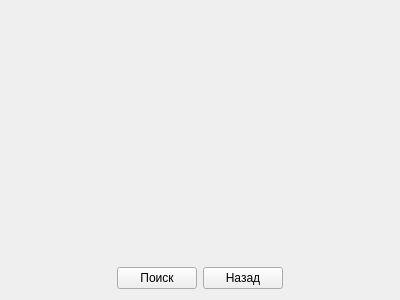
<?xml version="1.0" encoding="UTF-8"?>
<ui version="4.0">
 <class>FindRent</class>
 <widget class="QWidget" name="FindRent">
  <property name="geometry">
   <rect>
    <x>0</x>
    <y>0</y>
    <width>400</width>
    <height>300</height>
   </rect>
  </property>
  <property name="windowTitle">
   <string>Form</string>
  </property>
  <layout class="QHBoxLayout" name="horizontalLayout_2">
   <item>
    <spacer name="horizontalSpacer">
     <property name="orientation">
      <enum>Qt::Horizontal</enum>
     </property>
     <property name="sizeHint" stdset="0">
      <size>
       <width>40</width>
       <height>20</height>
      </size>
     </property>
    </spacer>
   </item>
   <item>
    <layout class="QVBoxLayout" name="mainLayout">
     <item>
      <spacer name="verticalSpacer">
       <property name="orientation">
        <enum>Qt::Vertical</enum>
       </property>
       <property name="sizeHint" stdset="0">
        <size>
         <width>20</width>
         <height>40</height>
        </size>
       </property>
      </spacer>
     </item>
     <item>
      <layout class="QHBoxLayout" name="horizontalLayout">
       <item>
        <widget class="QPushButton" name="mpFind">
         <property name="text">
          <string>Поиск</string>
         </property>
        </widget>
       </item>
       <item>
        <widget class="QPushButton" name="mpBack">
         <property name="text">
          <string>Назад</string>
         </property>
        </widget>
       </item>
      </layout>
     </item>
    </layout>
   </item>
   <item>
    <spacer name="horizontalSpacer_2">
     <property name="orientation">
      <enum>Qt::Horizontal</enum>
     </property>
     <property name="sizeHint" stdset="0">
      <size>
       <width>40</width>
       <height>20</height>
      </size>
     </property>
    </spacer>
   </item>
  </layout>
 </widget>
 <resources/>
 <connections/>
</ui>
